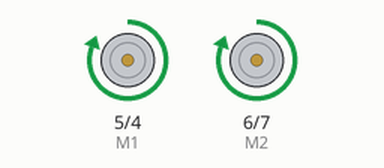
The sketch below on a simulated Arduino Uno, built with avr-gcc and run on an emulated ATmega328P. On the bench: direction and speed pins drawn as motors (green arrow = direction pin HIGH = forward, orange = LOW = backward, longer = more drive).

Above: at 0.7 s.
Timing chart, 0 to 3.6 s (numbered marks = the images above):
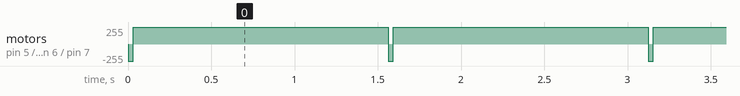

Measured:
- by itself, motor on pin 5 (M1) / pin 4 (E1), motor on pin 6 (M2) / pin 7 (E2): alternates forward 255/255 for 1.5 s and backward 255/255 for 0.03 s

The sketch:

movements.ino
```cpp
//Arduino PLL Speed Control：
int E1 = 4;
int M1 = 5;
int E2 = 7;
int M2 = 6;
int leftWheelSpeed = 0;
int rightWheelSpeed = 0;


void setup()
{
    pinMode(M1, OUTPUT);
    pinMode(M2, OUTPUT);
    pinMode(E1, OUTPUT);
    pinMode(E2, OUTPUT);
}

void loop()
{
  int value;
  for(value = 0 ; value <= 255; value+=5)
  {
    digitalWrite(E1,HIGH);
    digitalWrite(E2, HIGH);
    analogWrite(M1, value);   //PLL Speed Control
    analogWrite(M2, value);   //PLL Speed Control
    delay(30);
  }
}
```
